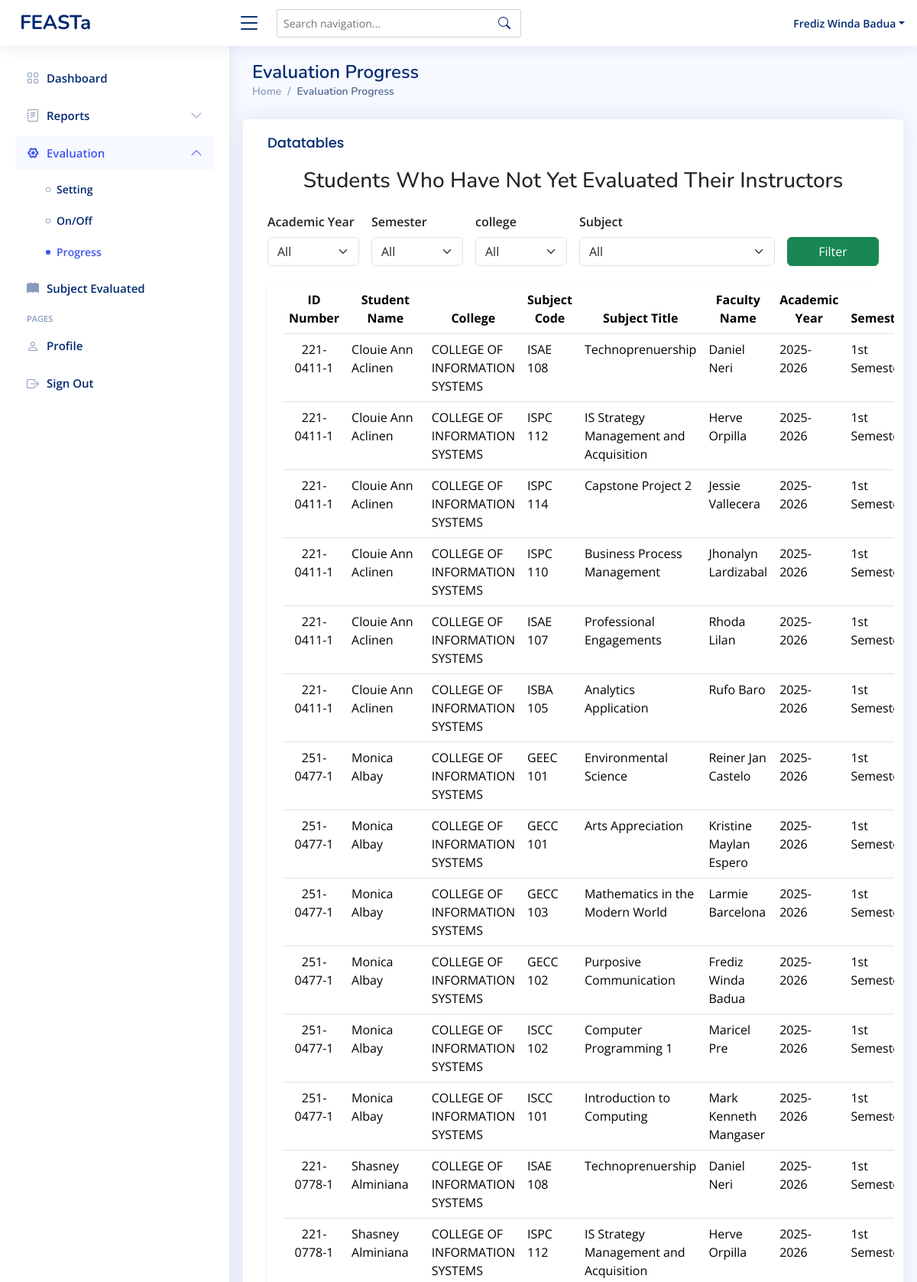
Page /superadmin-evaluationprogress.php (signed in, upper part) on the committed database.
### tables this page shows
CREATE TABLE `student_subject` (
  `idnumber` int(11) NOT NULL,
  `student_id` varchar(11) NOT NULL,
  `subject_code` varchar(11) NOT NULL,
  `academic_year` varchar(9) DEFAULT NULL,
  `semester` varchar(20) DEFAULT NULL,
  `faculty_id` varchar(11) DEFAULT NULL,
  `admin_id` varchar(50) DEFAULT NULL
);

CREATE TABLE `student` (
  `idnumber` varchar(11) NOT NULL,
  `first_name` varchar(50) NOT NULL,
  `mid_name` varchar(50) NOT NULL,
  `last_name` varchar(50) NOT NULL,
  `password` varchar(255) NOT NULL,
  `college` varchar(255) NOT NULL,
  `program` varchar(255) DEFAULT NULL,
  `section` varchar(11) NOT NULL,
  `role` varchar(50) NOT NULL DEFAULT 'student'
);

CREATE TABLE `subject` (
  `idnumber` int(11) NOT NULL,
  `code` varchar(11) NOT NULL,
  `title` varchar(255) NOT NULL,
  `faculty_id` varchar(11) DEFAULT NULL,
  `admin_id` varchar(11) DEFAULT NULL,
  `college` varchar(255) DEFAULT NULL,
  `program` varchar(255) DEFAULT NULL
);

### superadmin-evaluationprogress.php (the view, shortened to what this page needs)
<?php
include 'conn/conn.php';
$college = isset($_GET['college']) && $_GET['college'] !== 'All' ? mysqli_real_escape_string($conn, $_GET['college']) : null;
$sql = " SELECT
    s.idnumber AS student_id,
    CONCAT(s.first_name, ' ', s.last_name) AS student_name,
    s.college AS student_college,
    subj.code AS subject_code,
    subj.title AS subject_title,
    f.idnumber AS faculty_id,
    CONCAT(f.first_name, ' ', f.last_name) AS faculty_name,
    ss.academic_year,
    ss.semester
FROM student_subject ss
INNER JOIN student s ON s.idnumber = ss.student_id
INNER JOIN subject subj ON subj.code = ss.subject_code
INNER JOIN faculty f ON f.idnumber = ss.faculty_id
LEFT JOIN evaluation e
    ON e.student_id = ss.student_id
    AND e.faculty_id = ss.faculty_id
    AND e.subject_code = ss.subject_code
    AND e.academic_year = ss.academic_year
    AND e.semester = ss.semester
WHERE e.id IS NULL  /* ❗ means student has not yet evaluated */ ";
$sql .= " ORDER BY s.last_name, s.first_name ASC";
$result = mysqli_query($conn, $sql);
?>
<!DOCTYPE html>
<html lang="en">
<head>
  <?php include 'head.php' ?>
</head>
<body>
  <?php include 'superadmin-header.php' ?>
  <?php include 'superadmin-sidebar.php' ?>
  <main id="main" class="main">
    <section class="section dashboard">
      <div class="row">
        <div class="pagetitle">
          <h1>Evaluation Progress</h1>
          <nav>
            <ol class="breadcrumb">
              <li class="breadcrumb-item"><a href="superadmin-dashboard.php">Home</a></li>
              <li class="breadcrumb-item active">Evaluation Progress</li>
            </ol>
          </nav>
        </div>
        <div class="card">
          <div class="card-body table-responsive">
            <h5 class="card-title">Datatables</h5>
            <h3 class="mb-4 text-center">Students Who Have Not Yet Evaluated Their Instructors</h3>
            <form method="get" class="row g-3 mb-4">
              <div class="col-md-2">
                <label for="year" class="form-label fw-semibold">Academic Year</label>
                <select class="form-select" name="year" id="year">
                  <option value="All">All</option>
                </select>
              </div>
              <div class="col-md-2">
                <label for="semester" class="form-label fw-semibold">Semester</label>
                <select class="form-select" name="semester" id="semester">
                  <option value="All">All</option>
                </select>
              </div>
              <div class="col-md-2">
                <label for="college" class="form-label fw-semibold">college</label>
                <select class="form-select" name="college" id="college">
                  <option value="All">All</option>
                </select>
              </div>
              <div class="col-md-4">
                <label for="subject" class="form-label fw-semibold">Subject</label>
                <select class="form-select" name="subject" id="subject">
                  <option value="All">All</option>
                </select>
              </div>
              <div class="col-md-2 d-flex align-items-end">
                <button type="submit" class="btn btn-success w-100">Filter</button>
              </div>
            </form>
            <div class="card shadow-sm">
              <div class="card-body">
                <table class="table datatable table-hover">
                  <thead class="table text-center">
                    <tr>
                      <th>ID Number</th>
                      <th>Student Name</th>
                      <th>College</th>
                      <th>Subject Code</th>
                      <th>Subject Title</th>
                      <th>Faculty Name</th>
                      <th>Academic Year</th>
                      <th>Semester</th>
                    </tr>
                  </thead>
                  <tbody>
                    <?php
                    if (mysqli_num_rows($result) > 0) {
                      while ($row = mysqli_fetch_assoc($result)) {
                        echo "<tr>
                                <td class='text-center'>{$row['student_id']}</td>
                                <td>{$row['student_name']}</td>
                                <td>{$row['student_college']}</td>
                                <td>{$row['subject_code']}</td>
                                <td>{$row['subject_title']}</td>
                                <td>{$row['faculty_name']}</td>
                                <td>{$row['academic_year']}</td>
                                <td>{$row['semester']}</td>
                                <td class='text-danger fw-bold text-center'>Not Evaluated</td>
                            </tr>";
                      }
                    } else {
                      echo "<tr><td colspan='9' class='text-center text-muted'>All students in {$college} have completed their evaluations.</td></tr>";
                    }
                    ?>
                  </tbody>
                </table>
              </div>
            </div>
          </div>
        </div>
      </div>
    </section>
  </main>
</body>
</html>

### assets/css/style.css (style rules this page uses)
:root { scroll-behavior: smooth; }
body { font-family: "Open Sans", sans-serif; background: #f6f9ff; color: #444444; }
a { color: #4154f1; text-decoration: none; }
h1, h2, h3, h4, h5, h6 { font-family: "Nunito", sans-serif; }
#main { margin-top: 60px; padding: 20px 30px; transition: all 0.3s; }
.pagetitle { margin-bottom: 10px; }
.pagetitle h1 { font-size: 24px; margin-bottom: 0; font-weight: 600; color: #012970; }
.card { margin-bottom: 30px; border: none; border-radius: 5px; box-shadow: 0px 0 30px rgba(1, 41, 112, 0.1); }
.card-title { padding: 20px 0 15px 0; font-size: 18px; font-weight: 500; color: #012970; font-family: "Poppins", sans-serif; }
.card-body { padding: 0 20px 20px 20px; }
.breadcrumb { font-size: 14px; font-family: "Nunito", sans-serif; color: #899bbd; font-weight: 600; }
.breadcrumb a { color: #899bbd; transition: 0.3s; }
.breadcrumb .breadcrumb-item::before { color: #899bbd; }
.breadcrumb .active { color: #51678f; font-weight: 600; }
@media (min-width: 1200px) { #main, #footer { margin-left: 300px; } }

### rows in the picture
student_subject: student.idnumber "221- 0411-1", student_name "Clouie Ann Aclinen", student.college "COLLEGE OF INFORMATION SYSTEMS", subject.code "ISAE 108", subject.title "Technoprenuership", faculty_name "Daniel Neri", academic_year "2025-2026", semester "1st…"
student_subject: student.idnumber "221- 0411-1", student_name "Clouie Ann Aclinen", student.college "COLLEGE OF INFORMATION SYSTEMS", subject.code "ISPC 112", subject.title "IS Strategy Management and Acquisition", faculty_name "Herve Orpilla", academic_year "2025-2026", semester "1st…"
student_subject: student.idnumber "221- 0411-1", student_name "Clouie Ann Aclinen", student.college "COLLEGE OF INFORMATION SYSTEMS", subject.code "ISPC 114", subject.title "Capstone Project 2", faculty_name "Jessie Vallecera", academic_year "2025-2026", semester "1st…"
student_subject: student.idnumber "221- 0411-1", student_name "Clouie Ann Aclinen", student.college "COLLEGE OF INFORMATION SYSTEMS", subject.code "ISPC 110", subject.title "Business Process Management", faculty_name "Jhonalyn Lardizabal", academic_year "2025-2026", semester "1st…"
student_subject: student.idnumber "221- 0411-1", student_name "Clouie Ann Aclinen", student.college "COLLEGE OF INFORMATION SYSTEMS", subject.code "ISAE 107", subject.title "Professional Engagements", faculty_name "Rhoda Lilan", academic_year "2025-2026", semester "1st…"
student_subject: student.idnumber "221- 0411-1", student_name "Clouie Ann Aclinen", student.college "COLLEGE OF INFORMATION SYSTEMS", subject.code "ISBA 105", subject.title "Analytics Application", faculty_name "Rufo Baro", academic_year "2025-2026", semester "1st…"
student_subject: student.idnumber "251-0477-1", student_name "Monica Albay", student.college "COLLEGE OF INFORMATION SYSTEMS", subject.code "GEEC 101", subject.title "Environmental Science", faculty_name "Reiner Jan Castelo", academic_year "2025-2026", semester "1st…"
student_subject: student.idnumber "251-0477-1", student_name "Monica Albay", student.college "COLLEGE OF INFORMATION SYSTEMS", subject.code "GECC 101", subject.title "Arts Appreciation", faculty_name "Kristine Maylan Espero", academic_year "2025-2026", semester "1st…"
student_subject: student.idnumber "251-0477-1", student_name "Monica Albay", student.college "COLLEGE OF INFORMATION SYSTEMS", subject.code "GECC 103", subject.title "Mathematics in the Modern World", faculty_name "Larmie Barcelona", academic_year "2025-2026", semester "1st…"
student_subject: student.idnumber "251-0477-1", student_name "Monica Albay", student.college "COLLEGE OF INFORMATION SYSTEMS", subject.code "GECC 102", subject.title "Purposive Communication", faculty_name "Frediz Winda Badua", academic_year "2025-2026", semester "1st…"
student_subject: student.idnumber "251-0477-1", student_name "Monica Albay", student.college "COLLEGE OF INFORMATION SYSTEMS", subject.code "ISCC 102", subject.title "Computer Programming 1", faculty_name "Maricel Pre", academic_year "2025-2026", semester "1st…"
student_subject: student.idnumber "251-0477-1", student_name "Monica Albay", student.college "COLLEGE OF INFORMATION SYSTEMS", subject.code "ISCC 101", subject.title "Introduction to Computing", faculty_name "Mark Kenneth Mangaser", academic_year "2025-2026", semester "1st…"
student_subject: student.idnumber "221-0778-1", student_name "Shasney Alminiana", student.college "COLLEGE OF INFORMATION SYSTEMS", subject.code "ISAE 108", subject.title "Technoprenuership", faculty_name "Daniel Neri", academic_year "2025-2026", semester "1st…"
student_subject: student.idnumber "221-0778-1", student_name "Shasney Alminiana", student.college "COLLEGE OF INFORMATION SYSTEMS", subject.code "ISPC 112", subject.title "IS Strategy Management and Acquisition", faculty_name "Herve Orpilla", academic_year "2025-2026", semester "1st…"

### other values in the picture
$_SESSION['first_name'] "Frediz Winda"
$_SESSION['last_name'] "Badua"
